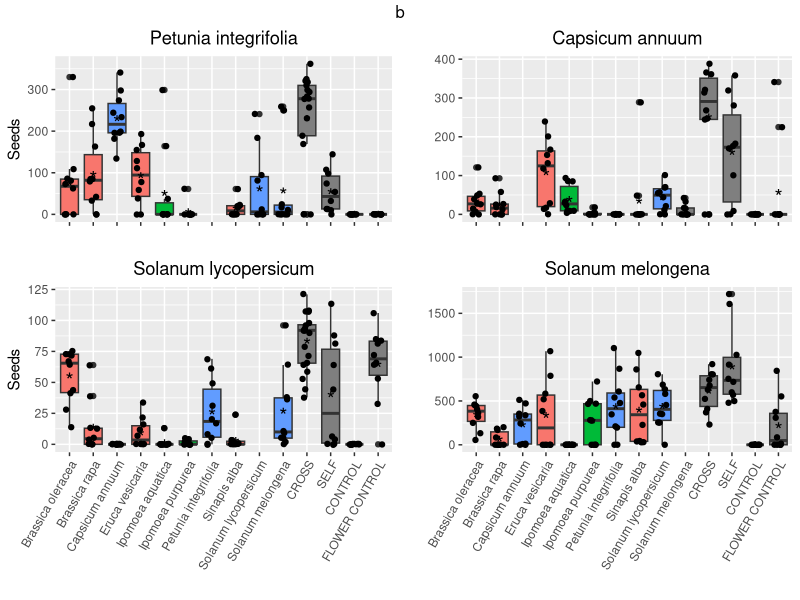
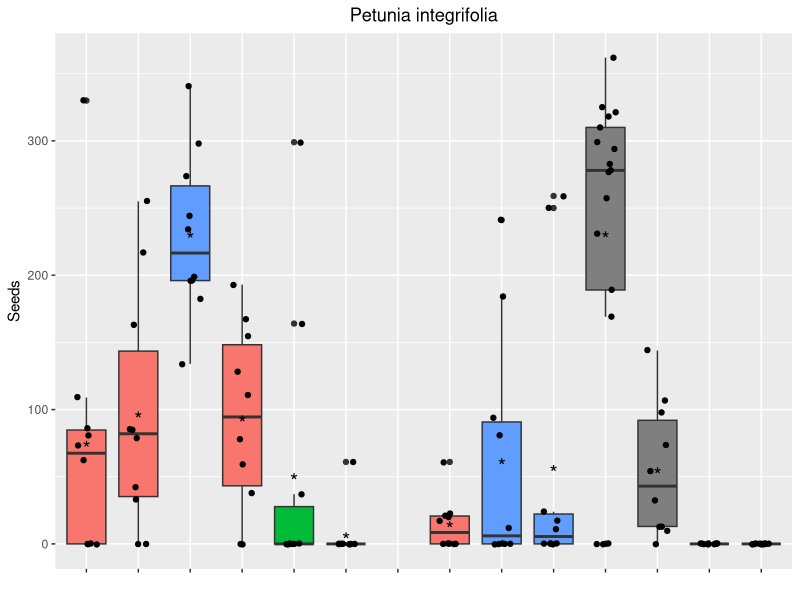
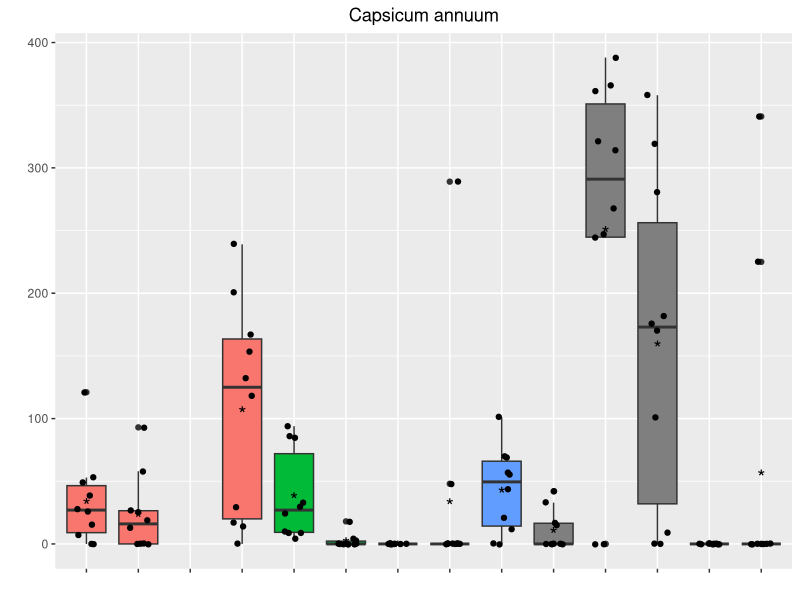
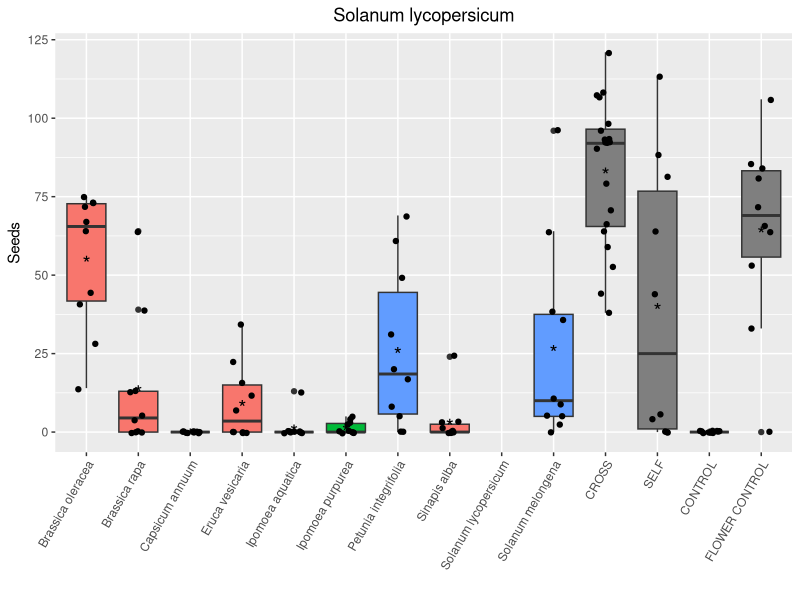
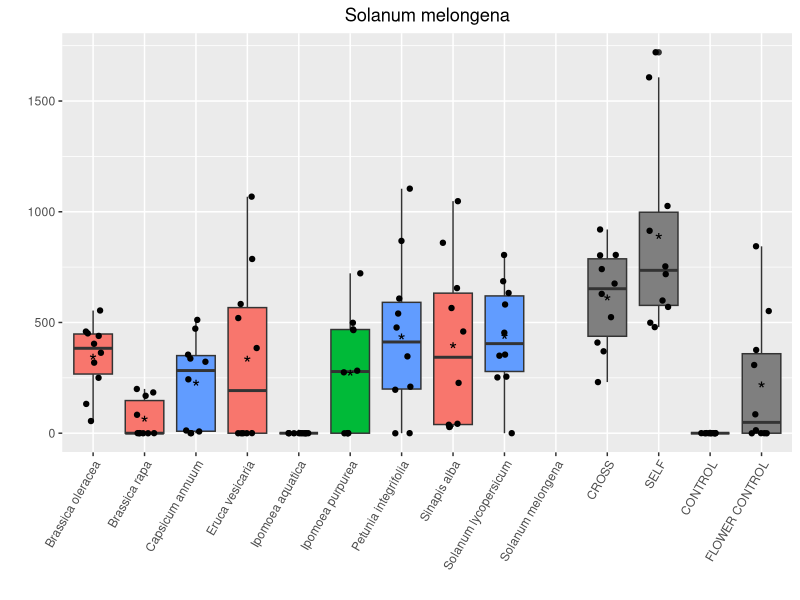

Write the R code that produced these figures, in order.
## ---- chunk 1
#Preparing seed set plots, starting with Petunia

#There are 3 crosses were seeds were lost (2,7,9)
#load libraries
library(reshape2)
library(ggplot2)
library(dplyr)
library(gridExtra)
library(grid)
library(lattice)
#read data and cleaning
pein_seed_set <- read.csv("Data/PEIN_seed_set.csv", sep=";")
#removing samples where seeds got lost, first ones of the experiment
pein_seed_set <- pein_seed_set[-c(42,47,49),]

#
##
###
#PETUNIA
###
##
#
#Removing RARA, species not considered because sterility 

pein_seed_set <- filter(pein_seed_set, Treatment!="RARA 100%" & Treatment!="RARA 50%")

#adding the focal species, first 50%
Species <- rep("PEIN", 10)
Treatment <- rep("PEIN 50%", 10)
Treatment.number <- seq(1:10)
Seed.production <- rep(0, 10)
pein_50 <- data.frame(Species,Treatment, Treatment.number, Seed.production,stringsAsFactors = F)
#adding the focal species, 100%
Species <- rep("PEIN", 10)
Treatment <- rep("PEIN 100%", 10)
Treatment.number <- seq(1:10)
Seed.production <- rep(0, 10)
pein_100<-  data.frame(Species,Treatment, Treatment.number, Seed.production,stringsAsFactors = F)
#Order from lower to higher values the average, to plot it nicely
pein_seed_set <- rbind(pein_seed_set, pein_50, pein_100)
pein_seed_set$Treatment<- as.character(pein_seed_set$Treatment)
pein_seed_set <- pein_seed_set[order(pein_seed_set$Treatment),]  
#Organizing with just 50% and cross, self, flower control and control on a side


library(stringr)
pein_seed_set_div <- str_split_fixed(as.character(pein_seed_set$Treatment), " ", 2)
pein_seed_set_div <- data.frame(pein_seed_set_div, stringsAsFactors = F)
colnames(pein_seed_set_div)=c("non_focal","percentage")
pein_seed_set_bind <- cbind(pein_seed_set,pein_seed_set_div)
pein_seed_set_bind <- filter(pein_seed_set_bind, percentage!="100%")
#Because I want to give it specifically order I do it separately
#pein_seed_set_common <- filter(pein_seed_set_bind, non_focal %in% c("CROSS", "SELF","CONTROL","FLOWER"))

pein_seed_set_cross <- filter(pein_seed_set_bind, non_focal %in% c("CROSS"))
pein_seed_set_self <- filter(pein_seed_set_bind, non_focal %in% c("SELF"))
pein_seed_set_control <- filter(pein_seed_set_bind, non_focal %in% c("CONTROL"))
pein_seed_set_flower <- filter(pein_seed_set_bind, non_focal %in% c("FLOWER"))

#Changing 0 for NA'S FOCAL species




# I HAVENT BEEN ABLE TO WORK OUT ALL AT THE SAME TIME SO i DO IOT SEPARATELY
pein_seed_set_bind=pein_seed_set_bind[pein_seed_set_bind$non_focal!=c("CROSS"),]
pein_seed_set_bind=pein_seed_set_bind[pein_seed_set_bind$non_focal!=c("SELF"),]
pein_seed_set_bind=pein_seed_set_bind[pein_seed_set_bind$non_focal!=c("CONTROL"),]
pein_seed_set_bind=pein_seed_set_bind[pein_seed_set_bind$non_focal!=c("FLOWER"),]

pein_seed_set_final<-rbind(pein_seed_set_bind,pein_seed_set_cross, pein_seed_set_self, pein_seed_set_control,
                           pein_seed_set_flower)
#deleting extra columns used for data formating
pein_seed_set_final=pein_seed_set_final[,-c(5,6)]
#adding NA'S to the focal species
pein_seed_set_final[pein_seed_set_final$Treatment==c("PEIN 50%"),4] <- NA
#changing non_focal species name
pein_seed_set_final$Treatment=as.character(pein_seed_set_final$Treatment)
pein_seed_set_final$Family[pein_seed_set_final$Treatment=="BROL 50%"] <- "Brassicaceae"
pein_seed_set_final$Family[pein_seed_set_final$Treatment=="BRRA 50%"] <- "Brassicaceae"
pein_seed_set_final$Family[pein_seed_set_final$Treatment=="SIAL 50%"] <- "Brassicaceae"
pein_seed_set_final$Family[pein_seed_set_final$Treatment=="ERSA 50%"] <- "Brassicaceae"
pein_seed_set_final$Family[pein_seed_set_final$Treatment=="SOME 50%"] <- "Solanaceae"
pein_seed_set_final$Family[pein_seed_set_final$Treatment=="SOLY 50%"] <- "Solanaceae"
pein_seed_set_final$Family[pein_seed_set_final$Treatment=="CAAN 50%"] <- "Solanaceae"
pein_seed_set_final$Family[pein_seed_set_final$Treatment=="PEIN 50%"] <- "Solanaceae"
pein_seed_set_final$Family[pein_seed_set_final$Treatment=="IPPU 50 %"] <- "Convolvulaceae"
pein_seed_set_final$Family[pein_seed_set_final$Treatment=="IPAQ 50%"] <- "Convolvulaceae"

pein_seed_set_final$Treatment[pein_seed_set_final$Treatment=="BROL 50%"] <- "Brassica oleracea"
pein_seed_set_final$Treatment[pein_seed_set_final$Treatment=="BRRA 50%"] <- "Brassica rapa"
pein_seed_set_final$Treatment[pein_seed_set_final$Treatment=="CAAN 50%"] <- "Capsicum annuum"
pein_seed_set_final$Treatment[pein_seed_set_final$Treatment=="ERSA 50%"] <- "Eruca vesicaria" #Eruca sativa seems to be a synonym
pein_seed_set_final$Treatment[pein_seed_set_final$Treatment=="IPAQ 50%"] <- "Ipomoea aquatica"
pein_seed_set_final$Treatment[pein_seed_set_final$Treatment=="IPPU 50 %"] <- "Ipomoea purpurea"
pein_seed_set_final$Treatment[pein_seed_set_final$Treatment=="PEIN 50%"] <- "Petunia integrifolia"
pein_seed_set_final$Treatment[pein_seed_set_final$Treatment=="SIAL 50%"] <- "Sinapis alba"
pein_seed_set_final$Treatment[pein_seed_set_final$Treatment=="SOLY 50%"] <- "Solanum lycopersicum"
pein_seed_set_final$Treatment[pein_seed_set_final$Treatment=="SOME 50%"] <- "Solanum melongena"

#Colur per family

a <- ggplot(pein_seed_set_final, aes(x = factor(Treatment, levels=unique(Treatment)), y = Seed.production)) +   geom_boxplot()+
  labs(title="Petunia integrifolia",x="", y = "Seeds")+aes(fill=Family)+theme(axis.text.x =element_blank())+
  theme(plot.title = element_text(hjust = 0.5)) + geom_jitter(width = 0.2) + stat_summary(fun.y=mean, geom="point", shape="*", size=5, colour="black") +theme(legend.position="none")



#
##
###
#C. ANNUUM 
###
##
#
caan_seed_set <- read.csv("Data/CAAN_seed_set.csv", sep=";")

#adding the focal species, first 50%
Species <- rep("CAAN", 10)
Treatment <- rep("CAAN 50%", 10)
Treatment.number <- seq(1:10)
Seed.production <- rep(0, 10)
caan_50 <- data.frame(Species,Treatment, Treatment.number, Seed.production)
#adding the focal species, 100%
Species <- rep("CAAN", 10)
Treatment <- rep("CAAN 100%", 10)
Treatment.number <- seq(1:10)
Seed.production <- rep(0, 10)
caan_100<-  data.frame(Species,Treatment, Treatment.number, Seed.production)
#Order from lower to higher values the average, to plot it nicely
caan_seed_set <- caan_seed_set[,-4]
colnames(caan_seed_set)[1] <- "Species"
colnames(caan_seed_set)[2] <- "Treatment"
colnames(caan_seed_set)[3] <- "Treatment.number"
colnames(caan_seed_set)[4] <- "Seed.production"
caan_seed_set <- rbind(caan_seed_set, caan_50, caan_100)
caan_seed_set$Treatment<- as.character(caan_seed_set$Treatment)
caan_seed_set <- caan_seed_set[order(caan_seed_set$Treatment),]  

#Organizing with just 50% and cross, self, flower control and control on a side

library(stringr)
caan_seed_set_div <- str_split_fixed(as.character(caan_seed_set$Treatment), " ", 2)
caan_seed_set_div <- data.frame(caan_seed_set_div, stringsAsFactors = F)
colnames(caan_seed_set_div)=c("non_focal","percentage")
caan_seed_set_bind <- cbind(caan_seed_set,caan_seed_set_div)
caan_seed_set_bind <- filter(caan_seed_set_bind, percentage!="100%")

#Because I want to give it specifically order I do it separately
#pein_seed_set_common <- filter(caan_seed_set_bind, non_focal %in% c("CROSS", "SELF","CONTROL","FLOWER"))

caan_seed_set_cross <- filter(caan_seed_set_bind, non_focal %in% c("CROSS"))
caan_seed_set_self <- filter(caan_seed_set_bind, non_focal %in% c("SELF"))
caan_seed_set_control <- filter(caan_seed_set_bind, non_focal %in% c("CONTROL"))
caan_seed_set_flower <- filter(caan_seed_set_bind, non_focal %in% c("FLOWER"))

#Changing 0 for NA'S FOCAL species




# I HAVENT BEEN ABLE TO WORK OUT ALL AT THE SAME TIME SO i DO IOT SEPARATELY
caan_seed_set_bind=caan_seed_set_bind[caan_seed_set_bind$non_focal!=c("CROSS"),]
caan_seed_set_bind=caan_seed_set_bind[caan_seed_set_bind$non_focal!=c("SELF"),]
caan_seed_set_bind=caan_seed_set_bind[caan_seed_set_bind$non_focal!=c("CONTROL"),]
caan_seed_set_bind=caan_seed_set_bind[caan_seed_set_bind$non_focal!=c("FLOWER"),]

caan_seed_set_final<-rbind(caan_seed_set_bind,caan_seed_set_cross, caan_seed_set_self, caan_seed_set_control,
                           caan_seed_set_flower)
#deleting extra columns used for data formating
caan_seed_set_final=caan_seed_set_final[,-c(5,6)]
#adding NA'S to the focal species
caan_seed_set_final[caan_seed_set_final$Treatment==c("CAAN 50%"),4] <- NA

#changing non_focal species name
caan_seed_set_final$Treatment=as.character(caan_seed_set_final$Treatment)
caan_seed_set_final$Family[caan_seed_set_final$Treatment=="BROL 50%"] <- "Brassicaceae"
caan_seed_set_final$Family[caan_seed_set_final$Treatment=="BRRA 50%"] <- "Brassicaceae"
caan_seed_set_final$Family[caan_seed_set_final$Treatment=="SIAL 50%"] <- "Brassicaceae"
caan_seed_set_final$Family[caan_seed_set_final$Treatment=="ERSA 50%"] <- "Brassicaceae"
caan_seed_set_final$Family[caan_seed_set_final$Treatment=="caan 50%"] <- "Solanaceae"
caan_seed_set_final$Family[caan_seed_set_final$Treatment=="SOLY 50%"] <- "Solanaceae"
caan_seed_set_final$Family[caan_seed_set_final$Treatment=="CAAN 50%"] <- "Solanaceae"
caan_seed_set_final$Family[caan_seed_set_final$Treatment=="PEIN 50%"] <- "Solanaceae"
caan_seed_set_final$Family[caan_seed_set_final$Treatment=="IPPU 50%"] <- "Convolvulaceae"
caan_seed_set_final$Family[caan_seed_set_final$Treatment=="IPAQ 50%"] <- "Convolvulaceae"

caan_seed_set_final$Treatment[caan_seed_set_final$Treatment=="BROL 50%"] <- "Brassica oleracea"
caan_seed_set_final$Treatment[caan_seed_set_final$Treatment=="BRRA 50%"] <- "Brassica rapa"
caan_seed_set_final$Treatment[caan_seed_set_final$Treatment=="CAAN 50%"] <- "Capsicum annuum"
caan_seed_set_final$Treatment[caan_seed_set_final$Treatment=="ERSA 50%"] <- "Eruca vesicaria" #Eruca sativa seems to be a synonym
caan_seed_set_final$Treatment[caan_seed_set_final$Treatment=="IPAQ 50%"] <- "Ipomoea aquatica"
caan_seed_set_final$Treatment[caan_seed_set_final$Treatment=="IPPU 50%"] <- "Ipomoea purpurea"
caan_seed_set_final$Treatment[caan_seed_set_final$Treatment=="PEIN 50%"] <- "Petunia integrifolia"
caan_seed_set_final$Treatment[caan_seed_set_final$Treatment=="SIAL 50%"] <- "Sinapis alba"
caan_seed_set_final$Treatment[caan_seed_set_final$Treatment=="SOLY 50%"] <- "Solanum lycopersicum"
caan_seed_set_final$Treatment[caan_seed_set_final$Treatment=="SOME 50%"] <- "Solanum melongena"


#Different colour per family
b <- ggplot(caan_seed_set_final, aes(x = factor(Treatment, levels=unique(Treatment)), y = Seed.production)) +   geom_boxplot()+
  labs(title="Capsicum annuum",x="", y = "")+aes(fill=Family)+theme(axis.text.x = element_blank())+
  theme(plot.title = element_text(hjust = 0.5)) + geom_jitter(width = 0.2) + stat_summary(fun.y=mean, geom="point", shape="*", size=5, colour="black") +theme(legend.position="none")

#
##
###
#S. LYCOPERSICUM
###
##
#


soly_seed_set <- read.csv("Data/SOLY_seed_set.csv", sep=";")
soly_seed_set <- filter(soly_seed_set, Treatment!="RARA 100%" & Treatment!="RARA 50%"& Treatment!="COSA 50%"& Treatment!="COSA 100%" )

#adding the focal species, first 50%
Species <- rep("SOLY", 10)
Treatment <- rep("SOLY 50%", 10)
Treatment.number <- seq(1:10)
Seed.production <- rep(0, 10)
soly_50 <- data.frame(Species,Treatment, Treatment.number, Seed.production)
#adding the focal species, 100%
Species <- rep("SOLY", 10)
Treatment <- rep("SOLY 100%", 10)
Treatment.number <- seq(1:10)
Seed.production <- rep(0, 10)
soly_100<-  data.frame(Species,Treatment, Treatment.number, Seed.production)
#Order from lower to higher values the average, to plot it nicely
soly_seed_set <- soly_seed_set[,-4]
colnames(soly_seed_set)[1] <- "Species"
colnames(soly_seed_set)[2] <- "Treatment"
colnames(soly_seed_set)[3] <- "Treatment.number"
colnames(soly_seed_set)[4] <- "Seed.production"
soly_seed_set <- rbind(soly_seed_set, soly_50, soly_100)
soly_seed_set$Treatment<- as.character(soly_seed_set$Treatment)
soly_seed_set <- soly_seed_set[order(soly_seed_set$Treatment),]  

#Organizing with just 50% and cross, self, flower control and control on a side

library(stringr)
soly_seed_set_div <- str_split_fixed(as.character(soly_seed_set$Treatment), " ", 2)
soly_seed_set_div <- data.frame(soly_seed_set_div, stringsAsFactors = F)
colnames(soly_seed_set_div)=c("non_focal","percentage")
soly_seed_set_bind <- cbind(soly_seed_set,soly_seed_set_div)
soly_seed_set_bind <- filter(soly_seed_set_bind, percentage!="100%")

#Because I want to give it specifically order I do it separately
#pein_seed_set_common <- filter(soly_seed_set_bind, non_focal %in% c("CROSS", "SELF","CONTROL","FLOWER"))

soly_seed_set_cross <- filter(soly_seed_set_bind, non_focal %in% c("CROSS"))
soly_seed_set_self <- filter(soly_seed_set_bind, non_focal %in% c("SELF"))
soly_seed_set_control <- filter(soly_seed_set_bind, non_focal %in% c("CONTROL"))
soly_seed_set_flower <- filter(soly_seed_set_bind, non_focal %in% c("FLOWER"))

#Changing 0 for NA'S FOCAL species




# I HAVENT BEEN ABLE TO WORK OUT ALL AT THE SAME TIME SO i DO IOT SEPARATELY
soly_seed_set_bind=soly_seed_set_bind[soly_seed_set_bind$non_focal!=c("CROSS"),]
soly_seed_set_bind=soly_seed_set_bind[soly_seed_set_bind$non_focal!=c("SELF"),]
soly_seed_set_bind=soly_seed_set_bind[soly_seed_set_bind$non_focal!=c("CONTROL"),]
soly_seed_set_bind=soly_seed_set_bind[soly_seed_set_bind$non_focal!=c("FLOWER"),]

soly_seed_set_final<-rbind(soly_seed_set_bind,soly_seed_set_cross, soly_seed_set_self, soly_seed_set_control,
                           soly_seed_set_flower)
#deleting extra columns used for data formating
soly_seed_set_final=soly_seed_set_final[,-c(5,6)]
#adding NA'S to the focal species
soly_seed_set_final[soly_seed_set_final$Treatment==c("SOLY 50%"),4] <- NA

#changing non_focal species name
soly_seed_set_final$Treatment=as.character(soly_seed_set_final$Treatment)
soly_seed_set_final$Family[soly_seed_set_final$Treatment=="BROL 50%"] <- "Brassicaceae"
soly_seed_set_final$Family[soly_seed_set_final$Treatment=="BRRA 50%"] <- "Brassicaceae"
soly_seed_set_final$Family[soly_seed_set_final$Treatment=="SIAL 50%"] <- "Brassicaceae"
soly_seed_set_final$Family[soly_seed_set_final$Treatment=="ERSA 50%"] <- "Brassicaceae"
soly_seed_set_final$Family[soly_seed_set_final$Treatment=="CAAN 50%"] <- "Solanaceae"
soly_seed_set_final$Family[soly_seed_set_final$Treatment=="SOLY 50%"] <- "Solanaceae"
soly_seed_set_final$Family[soly_seed_set_final$Treatment=="SOME 50%"] <- "Solanaceae"
soly_seed_set_final$Family[soly_seed_set_final$Treatment=="PEIN 50%"] <- "Solanaceae"
soly_seed_set_final$Family[soly_seed_set_final$Treatment=="IPPU 50%"] <- "Convolvulaceae"
soly_seed_set_final$Family[soly_seed_set_final$Treatment=="IPAQ 50%"] <- "Convolvulaceae"

soly_seed_set_final$Treatment[soly_seed_set_final$Treatment=="BROL 50%"] <- "Brassica oleracea"
soly_seed_set_final$Treatment[soly_seed_set_final$Treatment=="BRRA 50%"] <- "Brassica rapa"
soly_seed_set_final$Treatment[soly_seed_set_final$Treatment=="CAAN 50%"] <- "Capsicum annuum"
soly_seed_set_final$Treatment[soly_seed_set_final$Treatment=="ERSA 50%"] <- "Eruca vesicaria" #Eruca sativa seems to be a synonym
soly_seed_set_final$Treatment[soly_seed_set_final$Treatment=="IPAQ 50%"] <- "Ipomoea aquatica"
soly_seed_set_final$Treatment[soly_seed_set_final$Treatment=="IPPU 50%"] <- "Ipomoea purpurea"
soly_seed_set_final$Treatment[soly_seed_set_final$Treatment=="PEIN 50%"] <- "Petunia integrifolia"
soly_seed_set_final$Treatment[soly_seed_set_final$Treatment=="SIAL 50%"] <- "Sinapis alba"
soly_seed_set_final$Treatment[soly_seed_set_final$Treatment=="SOLY 50%"] <- "Solanum lycopersicum"
soly_seed_set_final$Treatment[soly_seed_set_final$Treatment=="SOME 50%"] <- "Solanum melongena"

#Different colour per family
c <- ggplot(soly_seed_set_final, aes(x = factor(Treatment, levels=unique(Treatment)), y = Seed.production)) +   geom_boxplot()+
  labs(title="Solanum lycopersicum",x="", y = "Seeds")+aes(fill=Family)+theme(axis.text.x = element_text(angle = 60, hjust = 1))+
  theme(plot.title = element_text(hjust = 0.5)) + geom_jitter(width = 0.2) + stat_summary(fun.y=mean, geom="point", shape="*", size=5, colour="black") +theme(legend.position="none")


#
##
###
#S. MELONGENA
###
##
#

#Taking out species that weren't used
some_seed_set <- read.csv("Data/SOME_seed_set.csv", sep=";")
some_seed_set <- filter(some_seed_set, Treatment!="RARA 100%" & Treatment!="RARA 50%" & Treatment!="COSA 50%" & Treatment!="COSA 100%")

#adding the focal species, first 50%
Species <- rep("SOME", 10)
Treatment <- rep("SOME 50%", 10)
Treatment.number <- seq(1:10)
Seed.production <- rep(0, 10)
some_50 <- data.frame(Species,Treatment, Treatment.number, Seed.production)
#adding the focal species, 100%
Species <- rep("SOME", 10)
Treatment <- rep("SOME 100%", 10)
Treatment.number <- seq(1:10)
Seed.production <- rep(0, 10)
some_100<-  data.frame(Species,Treatment, Treatment.number, Seed.production)
#Order from lower to higher values the average, to plot it nicely
some_seed_set<- some_seed_set[,-3]
colnames(some_seed_set)[3] <- "Treatment.number"
colnames(some_seed_set)[4] <- "Seed.production"
some_seed_set <- rbind(some_seed_set, some_50, some_100)
some_seed_set$Treatment<- as.character(some_seed_set$Treatment)
some_seed_set <- some_seed_set[order(some_seed_set$Treatment),]  

#Organizing with just 50% and cross, self, flower control and control on a side

library(stringr)
some_seed_set_div <- str_split_fixed(as.character(some_seed_set$Treatment), " ", 2)
some_seed_set_div <- data.frame(some_seed_set_div, stringsAsFactors = F)
colnames(some_seed_set_div)=c("non_focal","percentage")
some_seed_set_bind <- cbind(some_seed_set,some_seed_set_div)
some_seed_set_bind <- filter(some_seed_set_bind, percentage!="100%")

#Because I want to give it specifically order I do it separately
#pein_seed_set_common <- filter(some_seed_set_bind, non_focal %in% c("CROSS", "SELF","CONTROL","FLOWER"))

some_seed_set_cross <- filter(some_seed_set_bind, non_focal %in% c("CROSS"))
some_seed_set_self <- filter(some_seed_set_bind, non_focal %in% c("SELF"))
some_seed_set_control <- filter(some_seed_set_bind, non_focal %in% c("CONTROL"))
some_seed_set_flower <- filter(some_seed_set_bind, non_focal %in% c("FLOWER"))

#Changing 0 for NA'S FOCAL species




# I HAVENT BEEN ABLE TO WORK OUT ALL AT THE SAME TIME SO i DO IOT SEPARATELY
some_seed_set_bind=some_seed_set_bind[some_seed_set_bind$non_focal!=c("CROSS"),]
some_seed_set_bind=some_seed_set_bind[some_seed_set_bind$non_focal!=c("SELF"),]
some_seed_set_bind=some_seed_set_bind[some_seed_set_bind$non_focal!=c("CONTROL"),]
some_seed_set_bind=some_seed_set_bind[some_seed_set_bind$non_focal!=c("FLOWER"),]

some_seed_set_final<-rbind(some_seed_set_bind,some_seed_set_cross, some_seed_set_self, some_seed_set_control,
                           some_seed_set_flower)
#deleting extra columns used for data formating
some_seed_set_final=some_seed_set_final[,-c(5,6)]
#adding NA'S to the focal species
some_seed_set_final[some_seed_set_final$Treatment==c("SOME 50%"),4] <- NA

#changing non_focal species name
some_seed_set_final$Treatment=as.character(some_seed_set_final$Treatment)
some_seed_set_final$Family[some_seed_set_final$Treatment=="BROL 50%"] <- "Brassicaceae"
some_seed_set_final$Family[some_seed_set_final$Treatment=="BRRA 50%"] <- "Brassicaceae"
some_seed_set_final$Family[some_seed_set_final$Treatment=="SIAL 50%"] <- "Brassicaceae"
some_seed_set_final$Family[some_seed_set_final$Treatment=="ERSA 50%"] <- "Brassicaceae"
some_seed_set_final$Family[some_seed_set_final$Treatment=="SOME 50%"] <- "Solanaceae"
some_seed_set_final$Family[some_seed_set_final$Treatment=="SOLY 50%"] <- "Solanaceae"
some_seed_set_final$Family[some_seed_set_final$Treatment=="CAAN 50%"] <- "Solanaceae"
some_seed_set_final$Family[some_seed_set_final$Treatment=="PEIN 50%"] <- "Solanaceae"
some_seed_set_final$Family[some_seed_set_final$Treatment=="IPPU 50%"] <- "Convolvulaceae"
some_seed_set_final$Family[some_seed_set_final$Treatment=="IPAQ 50%"] <- "Convolvulaceae"

some_seed_set_final$Treatment[some_seed_set_final$Treatment=="BROL 50%"] <- "Brassica oleracea"
some_seed_set_final$Treatment[some_seed_set_final$Treatment=="BRRA 50%"] <- "Brassica rapa"
some_seed_set_final$Treatment[some_seed_set_final$Treatment=="CAAN 50%"] <- "Capsicum annuum"
some_seed_set_final$Treatment[some_seed_set_final$Treatment=="ERSA 50%"] <- "Eruca vesicaria" #Eruca sativa seems to be a synonym
some_seed_set_final$Treatment[some_seed_set_final$Treatment=="IPAQ 50%"] <- "Ipomoea aquatica"
some_seed_set_final$Treatment[some_seed_set_final$Treatment=="IPPU 50%"] <- "Ipomoea purpurea"
some_seed_set_final$Treatment[some_seed_set_final$Treatment=="PEIN 50%"] <- "Petunia integrifolia"
some_seed_set_final$Treatment[some_seed_set_final$Treatment=="SIAL 50%"] <- "Sinapis alba"
some_seed_set_final$Treatment[some_seed_set_final$Treatment=="SOLY 50%"] <- "Solanum lycopersicum"
some_seed_set_final$Treatment[some_seed_set_final$Treatment=="SOME 50%"] <- "Solanum melongena"

#Different colour per family
d <- ggplot(some_seed_set_final, aes(x = factor(Treatment, levels=unique(Treatment)), y = Seed.production)) +   geom_boxplot()+
  labs(title="Solanum melongena",x="", y = "")+aes(fill=Family)+theme(axis.text.x = element_text(angle = 60, hjust = 1))+
  theme(plot.title = element_text(hjust = 0.5)) + geom_jitter(width = 0.2) + stat_summary(fun.y=mean, geom="point", shape="*", size=5, colour="black") +theme(legend.position="none")

gl <- lapply(list(a,b,c,d), ggplotGrob)
library(grid)
widths <- do.call(unit.pmax, lapply(gl, "[[", "widths"))
heights <- do.call(unit.pmax, lapply(gl, "[[", "heights"))
lg <- lapply(gl, function(g) {g$widths <- widths; g$heights <- heights; g})



grobz <- lapply(list(a, b, c, d), ggplotGrob)
grobz.plot <- arrangeGrob( grobs = list(rbind(grobz[[1]], grobz[[3]], size = "last"),
                                        rbind(grobz[[2]], grobz[[4]], size = "last")),
                           ncol = 2, top="b")

grid.draw(grobz.plot)

